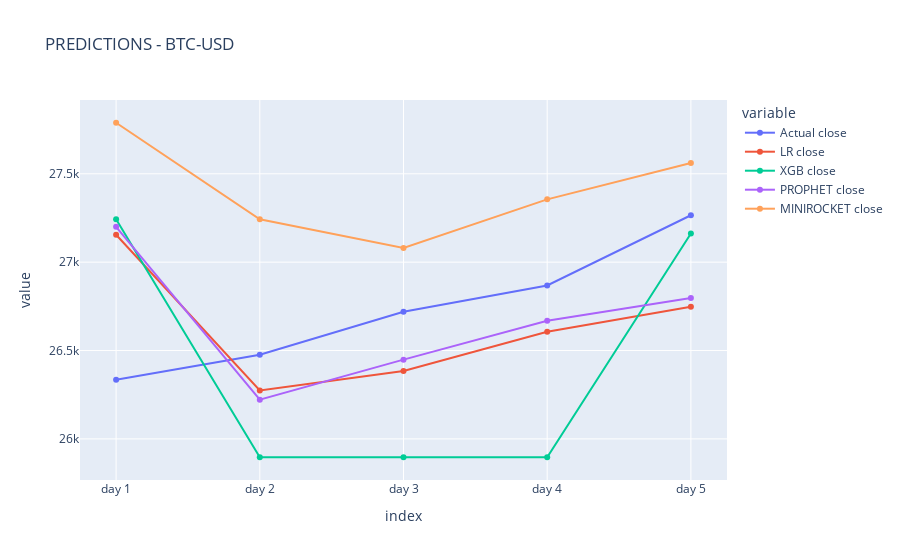

Notebook code for this chart:
### Markdown cell above
TESTING CRYPTO STOCKS

### Code cell
predicted_df, metrics_df = run_models_for_stock('BTC-USD',is_crypto=True)

### Figure 1 — Plotly figure (JSON) as saved in the notebook; plotly's stock layout.template omitted (floating-point values rounded to 4 significant figures)
{"data": [{"hovertemplate": "variable=Actual close<br>index=%{x}<br>value=%{y}<extra></extra>", "legendgroup": "Actual close", "line": {"color": "#636efa", "dash": "solid"}, "marker": {"symbol": "circle"}, "mode": "markers+lines", "name": "Actual close", "orientation": "v", "showlegend": true, "type": "scatter", "x": ["day 1", "day 2", "day 3", "day 4", "day 5"], "xaxis": "x", "y": [26330.0, 26480.0, 26720.0, 26870.0, 27270.0], "yaxis": "y"}, {"hovertemplate": "variable=LR close<br>index=%{x}<br>value=%{y}<extra></extra>", "legendgroup": "LR close", "line": {"color": "#EF553B", "dash": "solid"}, "marker": {"symbol": "circle"}, "mode": "markers+lines", "name": "LR close", "orientation": "v", "showlegend": true, "type": "scatter", "x": ["day 1", "day 2", "day 3", "day 4", "day 5"], "xaxis": "x", "y": [27150.0, 26270.0, 26380.0, 26610.0, 26750.0], "yaxis": "y"}, {"hovertemplate": "variable=XGB close<br>index=%{x}<br>value=%{y}<extra></extra>", "legendgroup": "XGB close", "line": {"color": "#00cc96", "dash": "solid"}, "marker": {"symbol": "circle"}, "mode": "markers+lines", "name": "XGB close", "orientation": "v", "showlegend": true, "type": "scatter", "x": ["day 1", "day 2", "day 3", "day 4", "day 5"], "xaxis": "x", "y": [27240.0, 25900.0, 25900.0, 25900.0, 27160.0], "yaxis": "y"}, {"hovertemplate": "variable=PROPHET close<br>index=%{x}<br>value=%{y}<extra></extra>", "legendgroup": "PROPHET close", "line": {"color": "#ab63fa", "dash": "solid"}, "marker": {"symbol": "circle"}, "mode": "markers+lines", "name": "PROPHET close", "orientation": "v", "showlegend": true, "type": "scatter", "x": ["day 1", "day 2", "day 3", "day 4", "day 5"], "xaxis": "x", "y": [27200.0, 26220.0, 26450.0, 26670.0, 26800.0], "yaxis": "y"}, {"hovertemplate": "variable=MINIROCKET close<br>index=%{x}<br>value=%{y}<extra></extra>", "legendgroup": "MINIROCKET close", "line": {"color": "#FFA15A", "dash": "solid"}, "marker": {"symbol": "circle"}, "mode": "markers+lines", "name": "MINIROCKET close", "orientation": "v", "showlegend": true, "type": "scatter", "x": ["day 1", "day 2", "day 3", "day 4", "day 5"], "xaxis": "x", "y": [27790.0, 27240.0, 27080.0, 27360.0, 27560.0], "yaxis": "y"}], "layout": {"legend": {"title": {"text": "variable"}, "tracegroupgap": 0}, "title": {"text": "PREDICTIONS - BTC-USD"}, "xaxis": {"anchor": "y", "domain": [0, 1], "title": {"text": "index"}}, "yaxis": {"anchor": "x", "domain": [0, 1], "title": {"text": "value"}}}}
